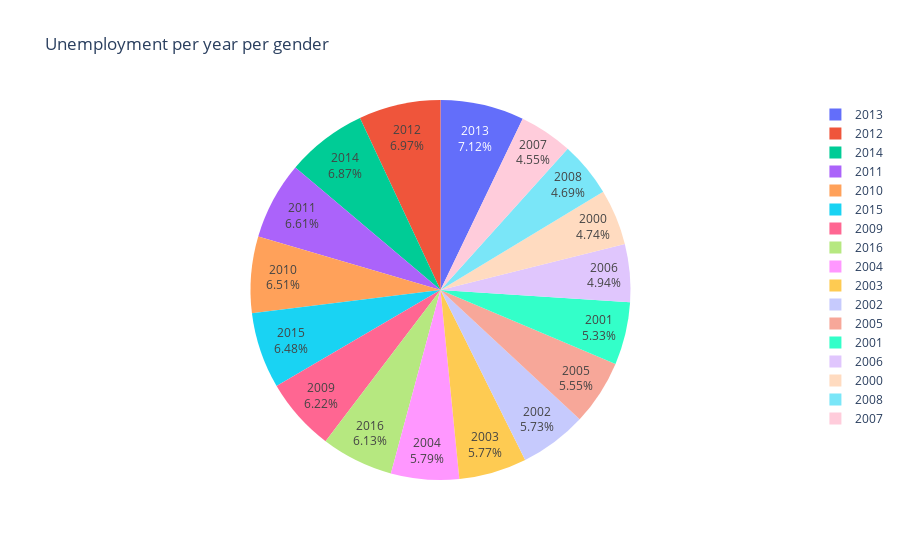

Notebook cell for this chart:
### Code cell
unemp.x = px.data.gapminder().query("country == 'Spain'")
fig = px.pie(unemp, values='unemploy_rate', names='year',
             title='Unemployment per year per gender',
             hover_data=['gender'], labels={'gender':'gender'})
fig.update_traces(textposition='inside', textinfo='percent+label')
fig.show()

### Figure 1 — Plotly figure (JSON) as saved in the notebook; plotly's stock layout.template omitted (floating-point values rounded to 4 significant figures; data arrays with more than 128 entries replaced by an {"elided": "..."} marker saying what was removed)
{"data": [{"customdata": {"elided": "9811x1 str values"}, "domain": {"x": [0, 1], "y": [0, 1]}, "hovertemplate": "year=%{label}<br>unemploy_rate=%{value}<br>gender=%{customdata[0]}<extra></extra>", "labels": {"elided": "9811 int values"}, "legendgroup": "", "name": "", "showlegend": true, "textinfo": "percent+label", "textposition": "inside", "type": "pie", "values": {"elided": "9811 float values"}}], "layout": {"legend": {"tracegroupgap": 0}, "title": {"text": "Unemployment per year per gender"}}}
